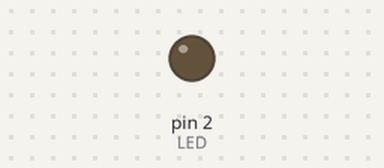
The sketch below on a simulated Arduino Uno, built with avr-gcc and run on an emulated ATmega328P. Parts: output pins drawn as LEDs (lit = HIGH).

Above: at 1.2 s.
At 10.4 s:
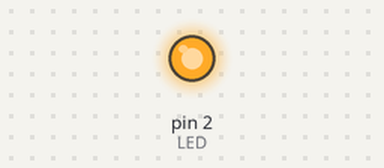
Timing chart, 0 to 11.4 s (numbered marks = the images above):
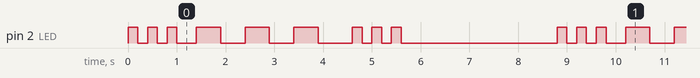

The sketch:

SOS.ino
```cpp
int LED = 2;

void setup() {
  // put your setup code here, to run once:
  pinMode(LED,OUTPUT);
}
void dot(){
  int dit = 200;
//  int dit = 100;
  digitalWrite(LED,HIGH);
  delay(dit);
  digitalWrite(LED,LOW);
  delay(dit);
}
void dash(){
  int dah = 500;
//  int dah = 200;
  digitalWrite(LED,HIGH);
  delay(dah);
  digitalWrite(LED,LOW);
  delay(dah);
}
void SOS(){
  dot();
  dot();
  dot();
  delay(200);
  dash();
  dash();
  dash();
  delay(200);
  dot();
  dot();
  dot();
}
void loop() {
    SOS();
    delay(3000);
}
```

Measured:
- by itself, pin 2 (LED): repeats every 8.8 s: 2 × (LOW 0.20 s, HIGH 0.20 s), LOW 0.40 s, 2 × (HIGH 0.50 s, LOW 0.50 s), HIGH 0.50 s, LOW 0.70 s, 2 × (HIGH 0.20 s, LOW 0.20 s), HIGH 0.20 s, LOW 3.2 s, HIGH 0.20 s
- by itself, everything shown: repeats every 8.8 s, in 18 steps
